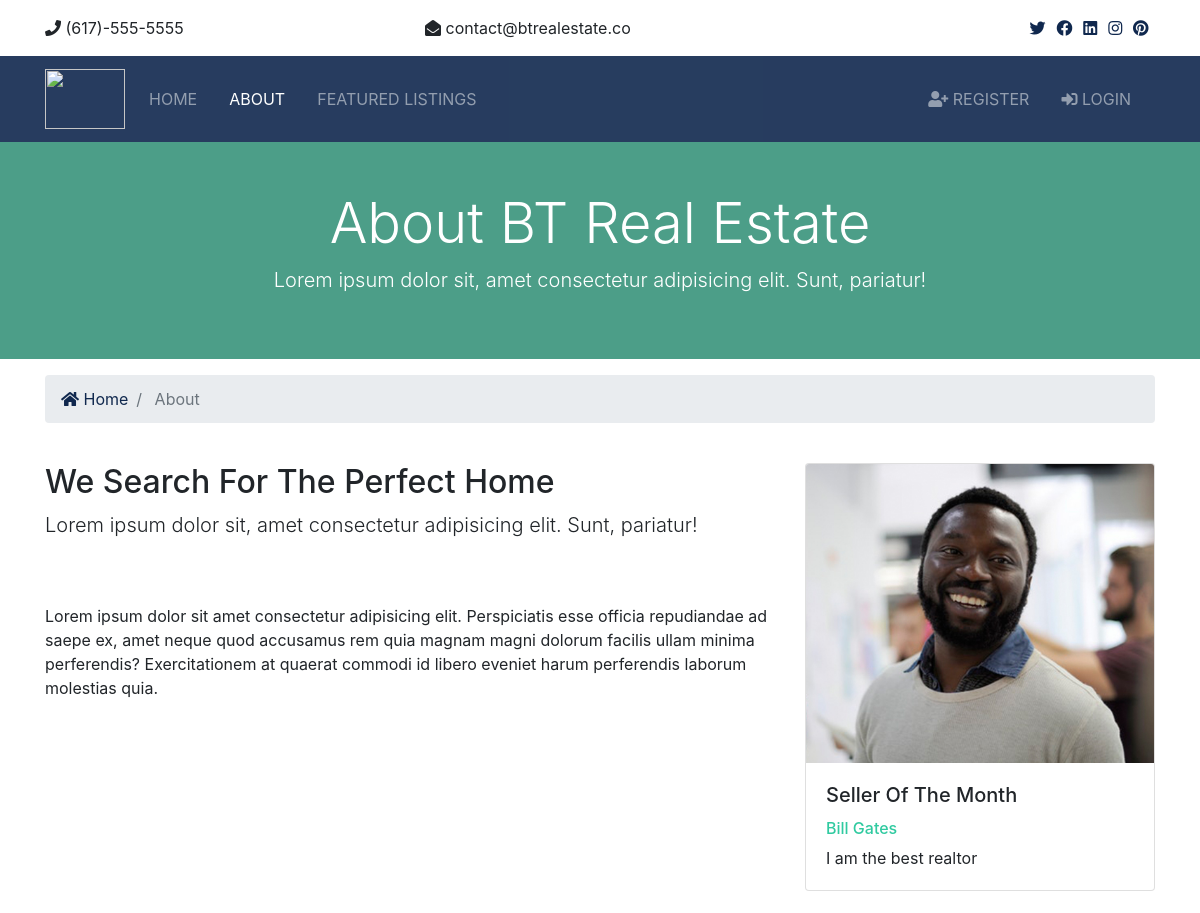
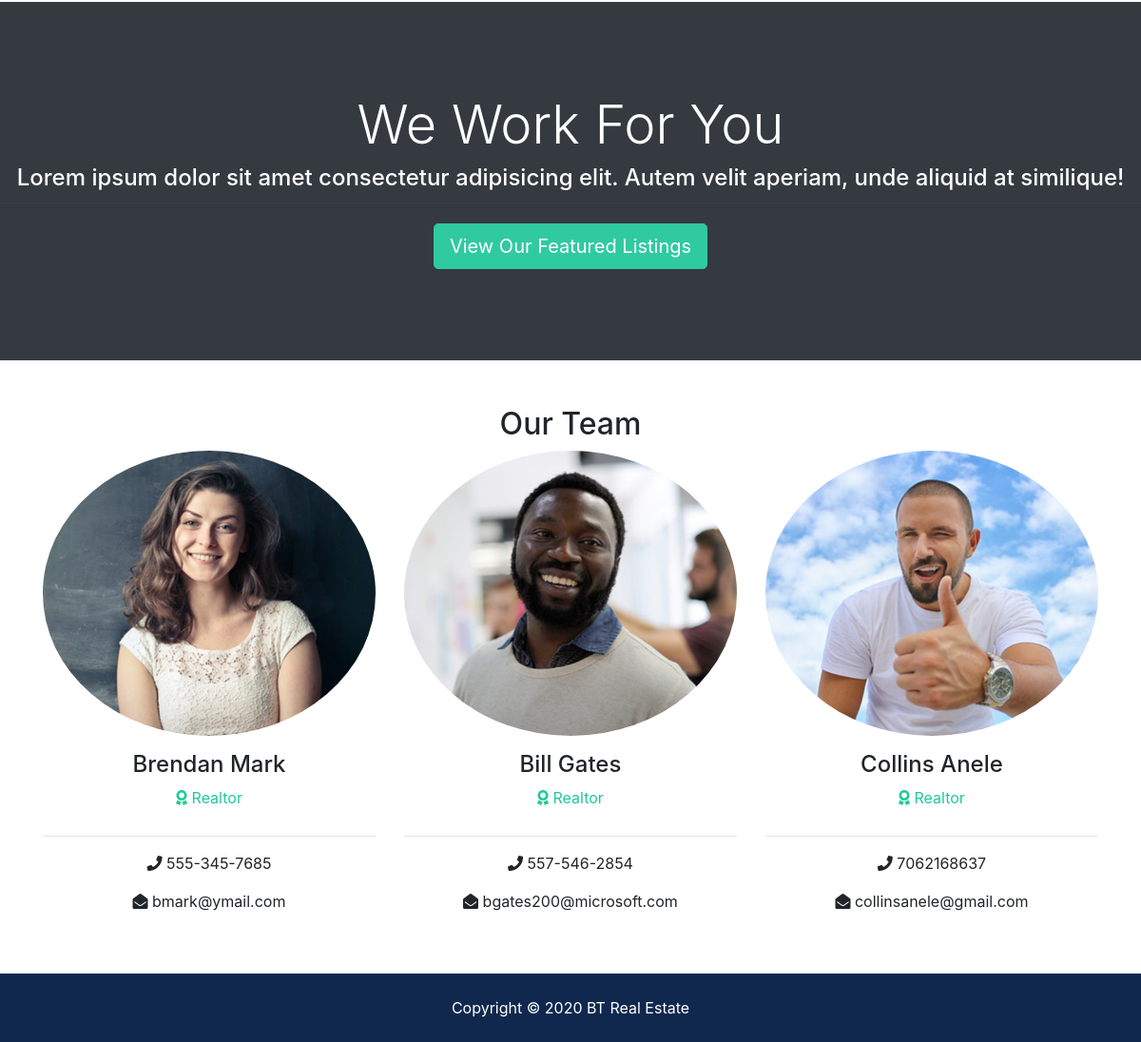
The page /about/ on the database its author committed (2 pictures, top to bottom).
### real_estate_app/models.py (models this page shows, shortened)
class Realtor(models.Model):
	name = models.CharField(max_length=120)
	image = models.ImageField(upload_to="photos/%Y/%m/%d", blank=True)
	description = models.TextField(blank=True)
	email = models.CharField(max_length=100, blank=True)
	phone = models.CharField(max_length=40, blank=True)
	is_mvp = models.BooleanField(default=False)
	hired_date = models.DateTimeField(default=datetime.now, blank=True)

### real_estate_app/views.py (the view)
# urls.py: path("about/", views.about, name="about"),
def about(request):
	realtors = Realtor.objects.all().order_by("hired_date")
	try:
		mvp = Realtor.objects.filter(is_mvp=True)[0]
	except IndexError:
		mvp = None
		pass
	context = {"realtors":realtors, "mvp":mvp}
	return render(request, "real_estate_app/about.html", context)

### real_estate_app/templates/real_estate_app/about.html (shortened to what this page needs)
{% extends "real_estate_app/base.html" %}
{% load static %}
{% block content %}
  <section id="showcase-inner" class="py-5 text-white">
    <div class="container">
      <div class="row text-center">
        <div class="col-md-12">
          <h1 class="display-4">About BT Real Estate</h1>
          <p class="lead">Lorem ipsum dolor sit, amet consectetur adipisicing elit. Sunt, pariatur!</p>
        </div>
      </div>
    </div>
  </section>
  <section id="bc" class="mt-3">
    <div class="container">
      <nav aria-label="breadcrumb">
        <ol class="breadcrumb">
          <li class="breadcrumb-item">
            <a href="{% url 'index' %}">
              <i class="fas fa-home"></i> Home</a>
          </li>
          <li class="breadcrumb-item active"> About</li>
        </ol>
      </nav>
    </div>
  </section>
  <section id="about" class="py-4">
    <div class="container">
      <div class="row">
        <div class="col-md-8">
          <h2>We Search For The Perfect Home</h2>
          <p class="lead">Lorem ipsum dolor sit, amet consectetur adipisicing elit. Sunt, pariatur!</p>
          <p class="mt-4">Lorem ipsum dolor sit amet consectetur adipisicing elit. Perspiciatis esse officia repudiandae ad saepe ex, amet
            neque quod accusamus rem quia magnam magni dolorum facilis ullam minima perferendis? Exercitationem at quaerat
            commodi id libero eveniet harum perferendis laborum molestias quia.</p>
        </div>
        <div class="col-md-4">
          <div class="card">
            <img class="card-img-top" src="{{mvp.image.url}}" alt="Seller of the month">
            <div class="card-body">
              <h5 class="card-title">Seller Of The Month</h5>
              <h6 class="text-secondary">{{mvp.name}}</h6>
              <p class="card-text">
				{{mvp.description}}
              </p>
            </div>
          </div>
        </div>
      </div>
    </div>
  </section>
  <section id="work" class="bg-dark text-white text-center">
    <h2 class="display-4">We Work For You</h2>
    <h4>Lorem ipsum dolor sit amet consectetur adipisicing elit. Autem velit aperiam, unde aliquid at similique!</h4>
    <hr>
    <a href="{% url 'listings' %}" class="btn btn-secondary text-white btn-lg">View Our Featured Listings</a>
  </section>
  <section id="team" class="py-5">
    <div class="container">
      <h2 class="text-center">Our Team</h2>
      <div class="row text-center">
	  {% if realtors %}
	  {% for realtor in realtors %}
		<div class="col-md-4">
          <img src="{{realtor.image.url}}" alt="" class="rounded-circle mb-3">
          <h4>{{realtor.name}}</h4>
          <p class="text-success">
            <i class="fas fa-award text-success mb-3"></i> Realtor</p>
          <hr>
          <p>
            <i class="fas fa-phone"></i> {{realtor.phone}}</p>
          <p>
            <i class="fas fa-envelope-open"></i> {{realtor.email}}</p>
        </div>
	  {% endfor %}
	  {% endif %}
      </div>
    </div>
  </section>
 {% endblock %}

### real_estate_app/templates/real_estate_app/base.html (shortened to what this page needs)
<!DOCTYPE html>
{% load static %}
<html lang="en">
<head>
  <link rel="stylesheet" href="https://pro.fontawesome.com/releases/v5.10.0/css/all.css"/>
  <link rel="stylesheet" href="{% static 'assets/css/bootstrap.css' %}">
</head>
<body>
  <section id="top-bar" class="p-3">
    <div class="container">
      <div class="row">
        <div class="col-md-4">
          <i class="fas fa-phone"></i> (617)-555-5555
        </div>
        <div class="col-md-4">
          <i class="fas fa-envelope-open"></i> contact@btrealestate.co
        </div>
        <div class="col-md-4">
          <div class="social text-right">
            <a href="#">
              <i class="fab fa-twitter"></i>
            </a>
            <a href="#">
              <i class="fab fa-facebook"></i>
            </a>
            <a href="#">
              <i class="fab fa-linkedin"></i>
            </a>
            <a href="#">
              <i class="fab fa-instagram"></i>
            </a>
            <a href="#">
              <i class="fab fa-pinterest"></i>
            </a>
          </div>
        </div>
      </div>
    </div>
  </section>
  <nav class="navbar navbar-expand-lg navbar-dark bg-primary sticky-top">
    <div class="container">
      <a class="navbar-brand" href="{% url 'index' %}">
        <img src="{% static 'assets/img/logo.png' %}" class="logo" alt="" width="80px" height="60px">
      </a>
      <div class="collapse navbar-collapse" id="navbarNavAltMarkup">
        <ul class="navbar-nav">
          <li
		  {% if request.resolver_match.url_name == 'index' %}
		  class="nav-item active mr-3"
		  {% else %}
		  class="nav-item mr-3"
		  {% endif %}
		  >
            <a class="nav-link" href="{% url 'index' %}">Home</a>
          </li>
          <li
		  {% if request.resolver_match.url_name == 'about' %}
		  class="nav-item active mr-3"
		  {% else %}
		  class="nav-item mr-3"
		  {% endif %}
		  >
            <a class="nav-link" href="{% url 'about' %}">About</a>
          </li>
          <li
		  {% if request.resolver_match.url_name == 'listings' %}
		  class="nav-item active mr-3"
		  {% else %}
		  class="nav-item mr-3"
		  {% endif %}
		  >
            <a class="nav-link" href="{% url 'listings' %}">Featured Listings</a>
          </li>
        </ul>
        <ul class="navbar-nav ml-auto">
		  {% if user.is_authenticated %}
			  <li class="nav-item active mr-3">
				<a class="nav-link" href="{% url 'dashboard' %}">
				  <span class="text-success">{{user.first_name}} {{user.last_name}} (Dashboard)</span>
				</a>
			  </li>
			  <li class="nav-item mr-3">
				<a class="nav-link" href="{% url 'logout' %}">
				<i class="fas fa-sign-out-alt"></i>
				  Logout
				</a>
			  </li>
		  {% else %}
			<li
			{% if request.resolver_match.url_name == 'register' %}
			class="nav-item active mr-3"
			{% else %}
			class="nav-item mr-3"
			{% endif %}
			>
				<a class="nav-link" href="{% url 'register' %}">
				  <i class="fas fa-user-plus"></i> Register</a>
			  </li>
			  <li
				{% if request.resolver_match.url_name == 'login' %}
					class="nav-item active mr-3"
				{% else %}
					class="nav-item mr-3"
				{% endif %}
			  >
				<a class="nav-link" href="{% url 'login' %}">
				  <i class="fas fa-sign-in-alt"></i>
				  Login</a>
			  </li>
		   {% endif %}
        </ul>
      </div>
    </div>
  </nav>
	{% block content %}
	{% endblock %}
  <footer id="main-footer" class="py-4 bg-primary text-white text-center">
    Copyright &copy;
    <span class="year"></span> BT Real Estate
  </footer>
</body>
</html>

### real_estate_app/templates/includes/fix_lightbox.html (shortened to what this page needs)
{% load static %}

### real_estate_app/templates/includes/fix_showcase.html (shortened to what this page needs)
{% load static %}

### rows shown on the page
Realtor: image (picture), name "Bill Gates", description "I am the best realtor", phone "557-546-2854", email "bgates200@microsoft.com"
Realtor: image (picture), name "Brendan Mark", phone "555-345-7685", email "bmark@ymail.com"
Realtor: image (picture), name "Collins Anele", phone "7062168637", email "collinsanele@gmail.com"
